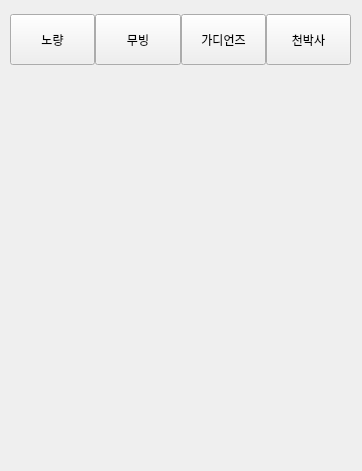
<?xml version="1.0" encoding="UTF-8"?>
<ui version="4.0">
 <class>Form</class>
 <widget class="QWidget" name="Form">
  <property name="geometry">
   <rect>
    <x>0</x>
    <y>0</y>
    <width>362</width>
    <height>471</height>
   </rect>
  </property>
  <property name="windowTitle">
   <string>Form</string>
  </property>
  <widget class="QLabel" name="lbl_nr">
   <property name="geometry">
    <rect>
     <x>10</x>
     <y>80</y>
     <width>341</width>
     <height>381</height>
    </rect>
   </property>
   <property name="text">
    <string/>
   </property>
   <property name="pixmap">
    <pixmap>image/movie1.png</pixmap>
   </property>
   <property name="scaledContents">
    <bool>true</bool>
   </property>
  </widget>
  <widget class="QLabel" name="lbl_mv">
   <property name="geometry">
    <rect>
     <x>10</x>
     <y>80</y>
     <width>341</width>
     <height>381</height>
    </rect>
   </property>
   <property name="text">
    <string/>
   </property>
   <property name="pixmap">
    <pixmap>image/movie2.png</pixmap>
   </property>
   <property name="scaledContents">
    <bool>true</bool>
   </property>
  </widget>
  <widget class="QLabel" name="lbl_gog">
   <property name="geometry">
    <rect>
     <x>10</x>
     <y>80</y>
     <width>341</width>
     <height>381</height>
    </rect>
   </property>
   <property name="text">
    <string/>
   </property>
   <property name="pixmap">
    <pixmap>image/movie3.png</pixmap>
   </property>
   <property name="scaledContents">
    <bool>true</bool>
   </property>
  </widget>
  <widget class="QLabel" name="lbl_dr">
   <property name="geometry">
    <rect>
     <x>10</x>
     <y>80</y>
     <width>341</width>
     <height>381</height>
    </rect>
   </property>
   <property name="text">
    <string/>
   </property>
   <property name="pixmap">
    <pixmap>image/movie4.png</pixmap>
   </property>
   <property name="scaledContents">
    <bool>true</bool>
   </property>
  </widget>
  <widget class="QWidget" name="">
   <property name="geometry">
    <rect>
     <x>10</x>
     <y>14</y>
     <width>341</width>
     <height>51</height>
    </rect>
   </property>
   <property name="sizePolicy">
    <sizepolicy hsizetype="Preferred" vsizetype="Preferred">
     <horstretch>0</horstretch>
     <verstretch>0</verstretch>
    </sizepolicy>
   </property>
   <layout class="QHBoxLayout" name="horizontalLayout">
    <property name="spacing">
     <number>0</number>
    </property>
    <item>
     <widget class="QPushButton" name="btn_nr">
      <property name="sizePolicy">
       <sizepolicy hsizetype="Preferred" vsizetype="Preferred">
        <horstretch>0</horstretch>
        <verstretch>0</verstretch>
       </sizepolicy>
      </property>
      <property name="text">
       <string>노량</string>
      </property>
     </widget>
    </item>
    <item>
     <widget class="QPushButton" name="btn_mv">
      <property name="sizePolicy">
       <sizepolicy hsizetype="Preferred" vsizetype="Preferred">
        <horstretch>0</horstretch>
        <verstretch>0</verstretch>
       </sizepolicy>
      </property>
      <property name="text">
       <string>무빙</string>
      </property>
     </widget>
    </item>
    <item>
     <widget class="QPushButton" name="btn_gog">
      <property name="sizePolicy">
       <sizepolicy hsizetype="Preferred" vsizetype="Preferred">
        <horstretch>0</horstretch>
        <verstretch>0</verstretch>
       </sizepolicy>
      </property>
      <property name="text">
       <string>가디언즈</string>
      </property>
     </widget>
    </item>
    <item>
     <widget class="QPushButton" name="btn_dr">
      <property name="sizePolicy">
       <sizepolicy hsizetype="Preferred" vsizetype="Preferred">
        <horstretch>0</horstretch>
        <verstretch>0</verstretch>
       </sizepolicy>
      </property>
      <property name="text">
       <string>천박사</string>
      </property>
     </widget>
    </item>
   </layout>
  </widget>
 </widget>
 <resources/>
 <connections/>
</ui>
